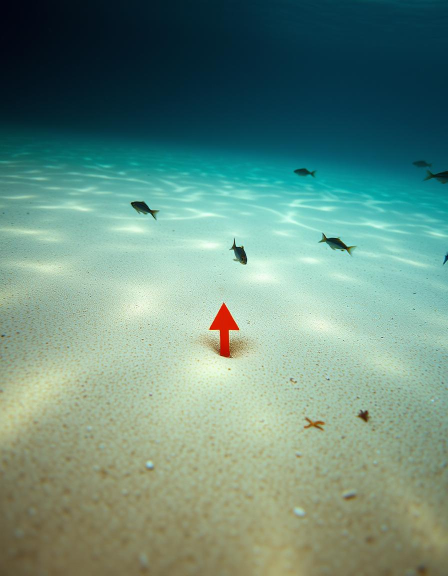
#> input picture hd.jpg, 896 x 1152 px (shown at 1/2 size)
$ python h.py
#> lines starting #> are read from the running program, lines starting #| are printed output that depends on the picture; after the words box and inside, x2 and y2 are one past the last pixel; in counts of white or black regions, pixels touching at a corner belong together; long printed decimals are rounded
import cv2
import numpy as np
import math as m

# [5 lines of commented-out code are left out]

x=cv2.imread('hd.jpg')
#> x is the input picture: shape (1152, 896, 3); mean B, G, R 126.7, 140.8, 105.4
img_hsv=cv2.cvtColor(x, cv2.COLOR_BGR2HSV)
#> img_hsv: shape (1152, 896, 3); mean H, S, V 68.5, 118.7, 146

mask_low=np.array([0,3,20])
mask_upper=np.array([5,255,255])

mask_arrow=cv2.inRange(img_hsv, mask_low, mask_upper)
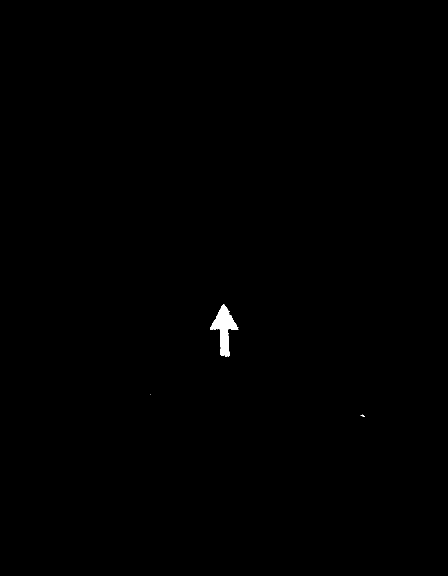
#> mask_arrow: shape (1152, 896) (shown at 1/2 size); 0.24% white; 3 white regions (2 under 20 px), largest, box (x1, y1, x2, y2) and area: (420, 608, 477, 714) 2415

k=np.ones((5,5))


erode=cv2.erode(mask_arrow, k, iterations=1)
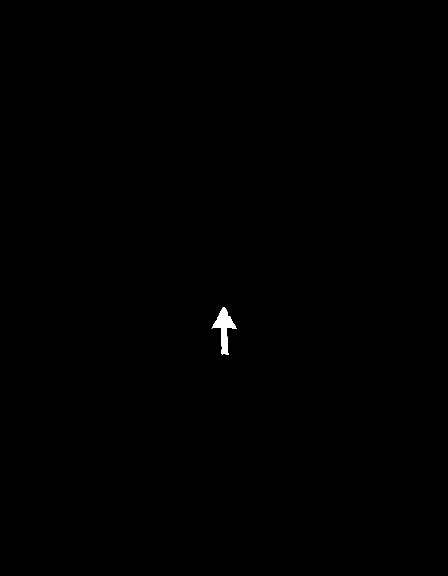
#> erode: shape (1152, 896) (shown at 1/2 size); 0.17% white; 1 white region, box (x1, y1, x2, y2) and area: (423, 615, 474, 710) 1716
dilate=cv2.dilate(erode, k, iterations=2)
#> dilate: shape (1152, 896); 0.29% white; 1 white region
cv2.imshow("arrow detection", dilate)
a=cv2.bitwise_and(x,x,mask= dilate)
gray_image = cv2.cvtColor(a, cv2.COLOR_BGR2GRAY)
contours, hierarchy = cv2.findContours(gray_image, cv2.RETR_TREE, cv2.CHAIN_APPROX_SIMPLE)
#> contours = 1 contour; box (x1, y1, x2, y2) and area: (419, 611, 478, 714) 2885
for cnt in contours:
     approx = cv2.approxPolyDP(cnt,0.1*cv2.arcLength(cnt,True),True)
     if 2<len(approx)<8:
      cv2.drawContours(a, contours, -1, (0, 255, 0), 3)
#> this loop made 1 pass
#> approx on pass 1: [[441, 611], [419, 660], [460, 713]]
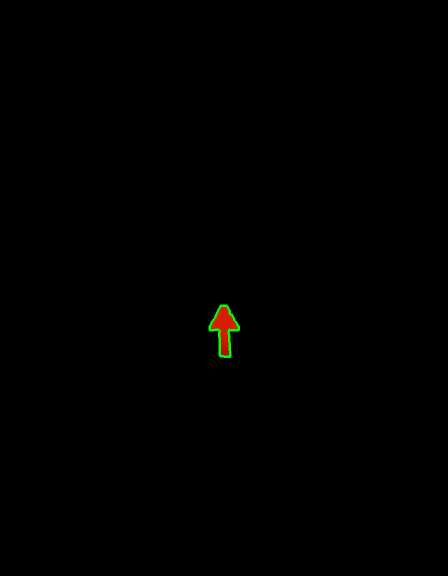
#> a: shape (1152, 896, 3) (shown at 1/2 size); mean B, G, R 0, 0.4, 0.5
for c in contours:
     # calculate moments for each contour
     M = cv2.moments(c)

     # calculate x,y coordinate of center
     if M["m00"] != 0:
         cX = int(M["m10"] / M["m00"])
         cY = int(M["m01"] / M["m00"])
#> this loop made 1 pass
#> (cX, cY) on pass 1: (448, 657)
hull = []

# calculate points for each contour
for i in range(len(contours)):
    # creating convex hull object for each contour
    hull.append(cv2.convexHull(contours[i], False))
    cv2.drawContours(a,hull,i,(255,0,0),4,8)
#> this loop made 1 pass
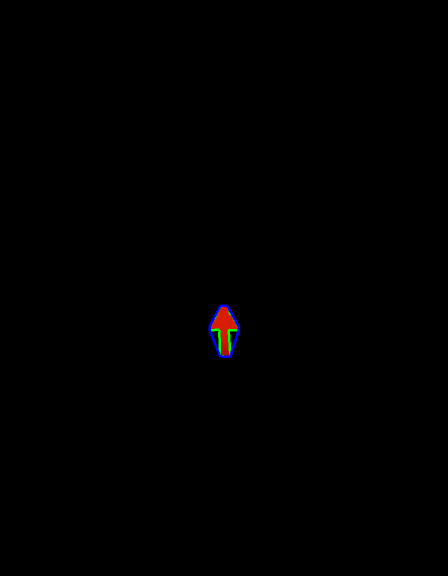
#> a: shape (1152, 896, 3) (shown at 1/2 size); 0.12% of pixels changed, all inside (x1, y1, x2, y2) = (417, 609, 480, 716)
#> after the loop, hull = 1 contour; box (x1, y1, x2, y2) and area: (419, 611, 478, 714) 4004
rows,cols = a.shape[:2]
#> rows = 1152; cols = 896
[vx,vy,x,y] = cv2.fitLine(cnt, cv2.DIST_L2,0,0.01,0.01)
#> vx = [0.0701]; vy = [0.998]; x = [447.2]; y = [647.2]
lefty = int((-x*vy/vx) + y)
#> lefty = -5712
righty = int(((cols-x)*vy/vx)+y)
#> righty = 7030
cv2.line(a,(cols-1,righty),(0,lefty),(0,255,0),2)
#ang= m.atan((righty-lefty)/(cols-1))
cv2.line(a, (cX, cY), (cX, cY-500), (100, 255, 100), thickness=3)
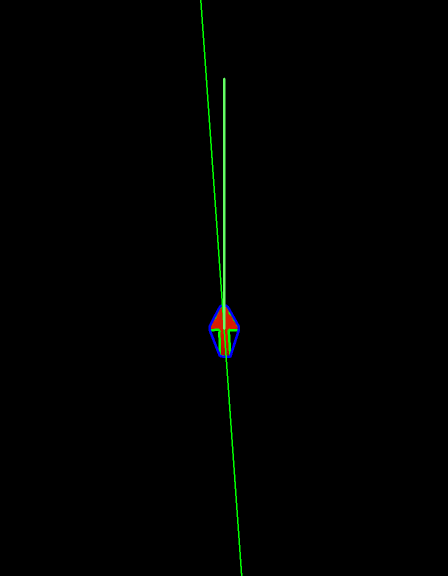
#> a: shape (1152, 896, 3) (shown at 1/2 size); mean B, G, R 0.5, 1.7, 0.6
x_axis=np.array([-1,0])
line_=np.array([vx,vy])
#> line_ = [0.0701, 0.998]
dot_product=np.dot(x_axis,line_)
#> dot_product = [-0.0701]
angle_with_xaxis=np.arccos(dot_product)*180/m.pi-90
#> angle_with_xaxis = [4.02]
#resize=cv2.resize(a,(800,800))
print(len(contours))
#| 1
print(cX,",",cY)
#| 448 , 657
print(angle_with_xaxis)
#| [4.022]
cv2.circle(a, (cX, cY), 2, (255, 255, 255), -1)
#> a: shape (1152, 896, 3); under 0.01% of pixels changed, all inside (x1, y1, x2, y2) = (446, 655, 451, 660)
cv2.imshow("a",a)
cv2.waitKey(0)
